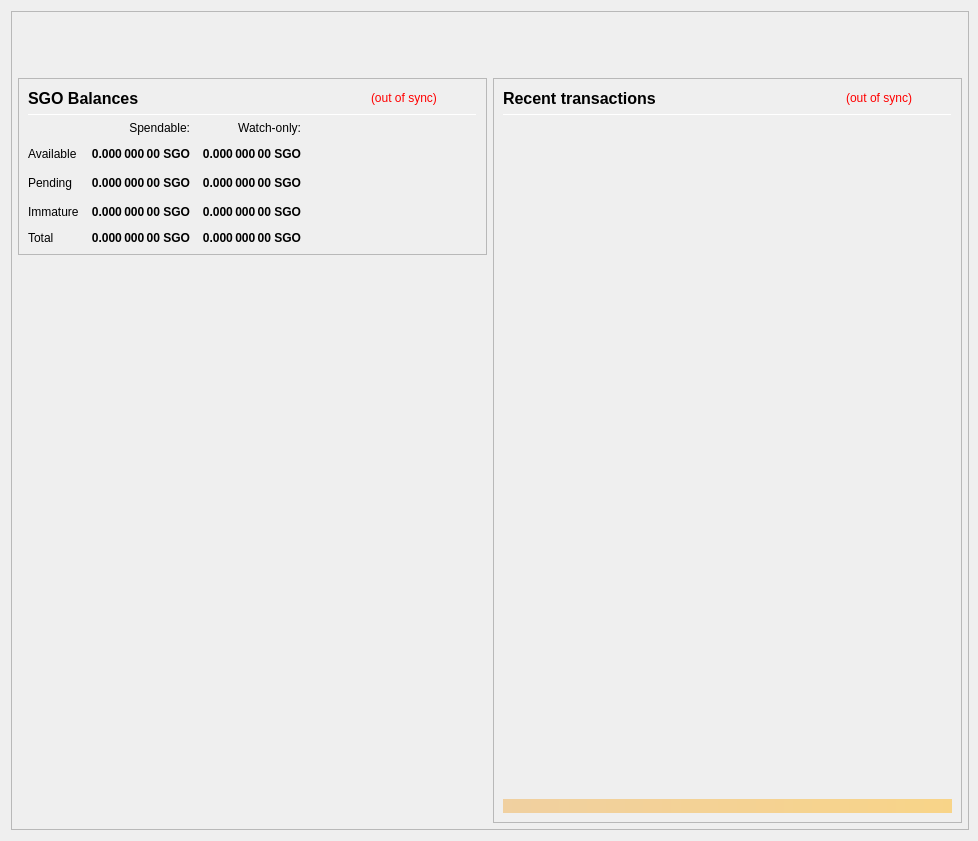
<?xml version="1.0" encoding="UTF-8"?>
<ui version="4.0">
 <class>OverviewPage</class>
 <widget class="QWidget" name="OverviewPage">
  <property name="geometry">
   <rect>
    <x>0</x>
    <y>0</y>
    <width>978</width>
    <height>841</height>
   </rect>
  </property>
  <property name="minimumSize">
   <size>
    <width>960</width>
    <height>682</height>
   </size>
  </property>
  <property name="font">
   <font>
    <weight>50</weight>
    <bold>false</bold>
   </font>
  </property>
  <property name="windowTitle">
   <string>Form</string>
  </property>
  <layout class="QVBoxLayout" name="topLayout" stretch="0">
   <property name="rightMargin">
    <number>9</number>
   </property>
   <item>
    <widget class="QFrame" name="frame_BG">
     <property name="minimumSize">
      <size>
       <width>850</width>
       <height>610</height>
      </size>
     </property>
     <property name="maximumSize">
      <size>
       <width>16777215</width>
       <height>16777215</height>
      </size>
     </property>
     <property name="frameShape">
      <enum>QFrame::StyledPanel</enum>
     </property>
     <property name="frameShadow">
      <enum>QFrame::Raised</enum>
     </property>
     <layout class="QVBoxLayout" name="verticalLayout_3" stretch="0">
      <property name="leftMargin">
       <number>0</number>
      </property>
      <property name="topMargin">
       <number>0</number>
      </property>
      <property name="rightMargin">
       <number>0</number>
      </property>
      <property name="bottomMargin">
       <number>6</number>
      </property>
      <item>
       <layout class="QVBoxLayout" name="verticalLayout_Master" stretch="0,1">
        <property name="leftMargin">
         <number>0</number>
        </property>
        <property name="topMargin">
         <number>0</number>
        </property>
        <property name="rightMargin">
         <number>0</number>
        </property>
        <property name="bottomMargin">
         <number>0</number>
        </property>
        <item>
         <widget class="QFrame" name="frame_Header">
          <layout class="QVBoxLayout" name="verticalLayout_Header" stretch="0">
           <property name="leftMargin">
            <number>0</number>
           </property>
           <property name="topMargin">
            <number>0</number>
           </property>
           <property name="rightMargin">
            <number>0</number>
           </property>
           <property name="bottomMargin">
            <number>0</number>
           </property>
           <item>
            <layout class="QHBoxLayout" name="horizontalLayout_Header" stretch="1,0">
             <property name="spacing">
              <number>6</number>
             </property>
             <item>
              <spacer name="horizontalSpacer_Header">
               <property name="orientation">
                <enum>Qt::Horizontal</enum>
               </property>
               <property name="sizeHint" stdset="0">
                <size>
                 <width>40</width>
                 <height>20</height>
                </size>
               </property>
              </spacer>
             </item>
             <item>
              <widget class="QLabel" name="labelOverviewHeaderRight">
               <property name="minimumSize">
                <size>
                 <width>464</width>
                 <height>60</height>
                </size>
               </property>
               <property name="maximumSize">
                <size>
                 <width>16777215</width>
                 <height>60</height>
                </size>
               </property>
               <property name="font">
                <font>
                 <pointsize>14</pointsize>
                </font>
               </property>
               <property name="text">
                <string/>
               </property>
               <property name="alignment">
                <set>Qt::AlignRight|Qt::AlignTrailing|Qt::AlignVCenter</set>
               </property>
              </widget>
             </item>
            </layout>
           </item>
          </layout>
         </widget>
        </item>
        <item>
         <widget class="QFrame" name="frame_Content">
          <layout class="QVBoxLayout" name="verticalLayout_Content">
           <property name="leftMargin">
            <number>6</number>
           </property>
           <property name="topMargin">
            <number>0</number>
           </property>
           <property name="rightMargin">
            <number>6</number>
           </property>
           <property name="bottomMargin">
            <number>0</number>
           </property>
           <item>
            <layout class="QHBoxLayout" name="horizontalLayout_Content" stretch="1,1">
             <property name="spacing">
              <number>6</number>
             </property>
             <item>
              <layout class="QVBoxLayout" name="verticalLayout_left" stretch="0,0">
               <item>
                <widget class="QFrame" name="frameBalances">
                 <property name="frameShape">
                  <enum>QFrame::StyledPanel</enum>
                 </property>
                 <property name="frameShadow">
                  <enum>QFrame::Raised</enum>
                 </property>
                 <layout class="QVBoxLayout" name="verticalLayout_4">
                  <item>
                   <layout class="QHBoxLayout" name="hlBalancesHeader" stretch="2,0,0">
                    <property name="spacing">
                     <number>6</number>
                    </property>
                    <item>
                     <widget class="QLabel" name="labelBalances">
                      <property name="minimumSize">
                       <size>
                        <width>0</width>
                        <height>0</height>
                       </size>
                      </property>
                      <property name="font">
                       <font>
                        <pointsize>12</pointsize>
                        <weight>75</weight>
                        <bold>true</bold>
                       </font>
                      </property>
                      <property name="text">
                       <string>SGO Balances</string>
                      </property>
                     </widget>
                    </item>
                    <item>
                     <widget class="QLabel" name="labelWalletStatus">
                      <property name="cursor">
                       <cursorShape>WhatsThisCursor</cursorShape>
                      </property>
                      <property name="toolTip">
                       <string>The displayed information may be out of date. Your wallet automatically synchronizes with the Segreto network after a connection is established, but this process has not completed yet.</string>
                      </property>
                      <property name="styleSheet">
                       <string notr="true">QLabel { color: red; }</string>
                      </property>
                      <property name="text">
                       <string notr="true">(out of sync)</string>
                      </property>
                      <property name="alignment">
                       <set>Qt::AlignLeading|Qt::AlignLeft|Qt::AlignVCenter</set>
                      </property>
                     </widget>
                    </item>
                    <item>
                     <spacer name="hsBalancesHeader">
                      <property name="orientation">
                       <enum>Qt::Horizontal</enum>
                      </property>
                      <property name="sizeHint" stdset="0">
                       <size>
                        <width>40</width>
                        <height>20</height>
                       </size>
                      </property>
                     </spacer>
                    </item>
                   </layout>
                  </item>
                  <item>
                   <widget class="Line" name="lineBalances">
                    <property name="minimumSize">
                     <size>
                      <width>0</width>
                      <height>1</height>
                     </size>
                    </property>
                    <property name="maximumSize">
                     <size>
                      <width>16777215</width>
                      <height>1</height>
                     </size>
                    </property>
                    <property name="orientation">
                     <enum>Qt::Horizontal</enum>
                    </property>
                   </widget>
                  </item>
                  <item>
                   <layout class="QGridLayout" name="gridLayout">
                    <property name="spacing">
                     <number>12</number>
                    </property>
                    <item row="2" column="2">
                     <widget class="QLabel" name="labelWatchPending">
                      <property name="font">
                       <font>
                        <weight>75</weight>
                        <bold>true</bold>
                       </font>
                      </property>
                      <property name="cursor">
                       <cursorShape>ArrowCursor</cursorShape>
                      </property>
                      <property name="toolTip">
                       <string>Unconfirmed transactions to watch-only addresses</string>
                      </property>
                      <property name="text">
                       <string notr="true">0.000 000 00 SGO</string>
                      </property>
                      <property name="alignment">
                       <set>Qt::AlignRight|Qt::AlignTrailing|Qt::AlignVCenter</set>
                      </property>
                      <property name="textInteractionFlags">
                       <set>Qt::NoTextInteraction</set>
                      </property>
                     </widget>
                    </item>
                    <item row="2" column="1">
                     <widget class="QLabel" name="labelUnconfirmed">
                      <property name="font">
                       <font>
                        <weight>75</weight>
                        <bold>true</bold>
                       </font>
                      </property>
                      <property name="cursor">
                       <cursorShape>ArrowCursor</cursorShape>
                      </property>
                      <property name="toolTip">
                       <string>Total of transactions that have yet to be confirmed, and do not yet count toward the spendable balance</string>
                      </property>
                      <property name="text">
                       <string notr="true">0.000 000 00 SGO</string>
                      </property>
                      <property name="alignment">
                       <set>Qt::AlignRight|Qt::AlignTrailing|Qt::AlignVCenter</set>
                      </property>
                      <property name="textInteractionFlags">
                       <set>Qt::NoTextInteraction</set>
                      </property>
                     </widget>
                    </item>
                    <item row="3" column="2">
                     <widget class="QLabel" name="labelWatchImmature">
                      <property name="font">
                       <font>
                        <weight>75</weight>
                        <bold>true</bold>
                       </font>
                      </property>
                      <property name="cursor">
                       <cursorShape>ArrowCursor</cursorShape>
                      </property>
                      <property name="toolTip">
                       <string>Staked or masternode rewards in watch-only addresses that has not yet matured</string>
                      </property>
                      <property name="text">
                       <string notr="true">0.000 000 00 SGO</string>
                      </property>
                      <property name="alignment">
                       <set>Qt::AlignRight|Qt::AlignTrailing|Qt::AlignVCenter</set>
                      </property>
                      <property name="textInteractionFlags">
                       <set>Qt::NoTextInteraction</set>
                      </property>
                     </widget>
                    </item>
                    <item row="4" column="0">
                     <widget class="QLabel" name="labelTotalText">
                      <property name="text">
                       <string>Total</string>
                      </property>
                      <property name="textInteractionFlags">
                       <set>Qt::NoTextInteraction</set>
                      </property>
                     </widget>
                    </item>
                    <item row="3" column="1">
                     <widget class="QLabel" name="labelImmature">
                      <property name="font">
                       <font>
                        <weight>75</weight>
                        <bold>true</bold>
                       </font>
                      </property>
                      <property name="cursor">
                       <cursorShape>ArrowCursor</cursorShape>
                      </property>
                      <property name="toolTip">
                       <string>Staked or masternode rewards that has not yet matured</string>
                      </property>
                      <property name="text">
                       <string notr="true">0.000 000 00 SGO</string>
                      </property>
                      <property name="alignment">
                       <set>Qt::AlignRight|Qt::AlignTrailing|Qt::AlignVCenter</set>
                      </property>
                      <property name="textInteractionFlags">
                       <set>Qt::NoTextInteraction</set>
                      </property>
                     </widget>
                    </item>
                    <item row="2" column="3">
                     <spacer name="hsBalances">
                      <property name="orientation">
                       <enum>Qt::Horizontal</enum>
                      </property>
                      <property name="sizeHint" stdset="0">
                       <size>
                        <width>40</width>
                        <height>20</height>
                       </size>
                      </property>
                     </spacer>
                    </item>
                    <item row="3" column="0">
                     <widget class="QLabel" name="labelImmatureText">
                      <property name="text">
                       <string>Immature</string>
                      </property>
                      <property name="textInteractionFlags">
                       <set>Qt::NoTextInteraction</set>
                      </property>
                     </widget>
                    </item>
                    <item row="4" column="1">
                     <widget class="QLabel" name="labelTotal">
                      <property name="font">
                       <font>
                        <weight>75</weight>
                        <bold>true</bold>
                       </font>
                      </property>
                      <property name="cursor">
                       <cursorShape>ArrowCursor</cursorShape>
                      </property>
                      <property name="toolTip">
                       <string>Your current total balance</string>
                      </property>
                      <property name="text">
                       <string notr="true">0.000 000 00 SGO</string>
                      </property>
                      <property name="alignment">
                       <set>Qt::AlignRight|Qt::AlignTrailing|Qt::AlignVCenter</set>
                      </property>
                      <property name="textInteractionFlags">
                       <set>Qt::NoTextInteraction</set>
                      </property>
                     </widget>
                    </item>
                    <item row="4" column="2">
                     <widget class="QLabel" name="labelWatchTotal">
                      <property name="font">
                       <font>
                        <weight>75</weight>
                        <bold>true</bold>
                       </font>
                      </property>
                      <property name="cursor">
                       <cursorShape>ArrowCursor</cursorShape>
                      </property>
                      <property name="toolTip">
                       <string>Current total balance in watch-only addresses</string>
                      </property>
                      <property name="text">
                       <string notr="true">0.000 000 00 SGO</string>
                      </property>
                      <property name="alignment">
                       <set>Qt::AlignRight|Qt::AlignTrailing|Qt::AlignVCenter</set>
                      </property>
                      <property name="textInteractionFlags">
                       <set>Qt::NoTextInteraction</set>
                      </property>
                     </widget>
                    </item>
                    <item row="0" column="2">
                     <widget class="QLabel" name="labelWatchonly">
                      <property name="text">
                       <string>Watch-only:</string>
                      </property>
                      <property name="alignment">
                       <set>Qt::AlignRight|Qt::AlignTrailing|Qt::AlignVCenter</set>
                      </property>
                     </widget>
                    </item>
                    <item row="1" column="0">
                     <widget class="QLabel" name="labelBalanceText">
                      <property name="text">
                       <string>Available</string>
                      </property>
                      <property name="textInteractionFlags">
                       <set>Qt::NoTextInteraction</set>
                      </property>
                     </widget>
                    </item>
                    <item row="1" column="1">
                     <widget class="QLabel" name="labelBalance">
                      <property name="font">
                       <font>
                        <weight>75</weight>
                        <bold>true</bold>
                       </font>
                      </property>
                      <property name="cursor">
                       <cursorShape>ArrowCursor</cursorShape>
                      </property>
                      <property name="toolTip">
                       <string>Your current spendable balance</string>
                      </property>
                      <property name="text">
                       <string notr="true">0.000 000 00 SGO</string>
                      </property>
                      <property name="alignment">
                       <set>Qt::AlignRight|Qt::AlignTrailing|Qt::AlignVCenter</set>
                      </property>
                      <property name="textInteractionFlags">
                       <set>Qt::NoTextInteraction</set>
                      </property>
                     </widget>
                    </item>
                    <item row="1" column="2">
                     <widget class="QLabel" name="labelWatchAvailable">
                      <property name="font">
                       <font>
                        <weight>75</weight>
                        <bold>true</bold>
                       </font>
                      </property>
                      <property name="cursor">
                       <cursorShape>ArrowCursor</cursorShape>
                      </property>
                      <property name="toolTip">
                       <string>Your current balance in watch-only addresses</string>
                      </property>
                      <property name="text">
                       <string notr="true">0.000 000 00 SGO</string>
                      </property>
                      <property name="alignment">
                       <set>Qt::AlignRight|Qt::AlignTrailing|Qt::AlignVCenter</set>
                      </property>
                      <property name="textInteractionFlags">
                       <set>Qt::NoTextInteraction</set>
                      </property>
                     </widget>
                    </item>
                    <item row="2" column="0">
                     <widget class="QLabel" name="labelPendingText">
                      <property name="text">
                       <string>Pending</string>
                      </property>
                      <property name="textInteractionFlags">
                       <set>Qt::NoTextInteraction</set>
                      </property>
                     </widget>
                    </item>
                    <item row="0" column="1">
                     <widget class="QLabel" name="labelSpendable">
                      <property name="text">
                       <string>Spendable:</string>
                      </property>
                      <property name="alignment">
                       <set>Qt::AlignRight|Qt::AlignTrailing|Qt::AlignVCenter</set>
                      </property>
                     </widget>
                    </item>
                   </layout>
                  </item>
                 </layout>
                </widget>
               </item>
               <item>
                <spacer name="verticalSpacer">
                 <property name="orientation">
                  <enum>Qt::Vertical</enum>
                 </property>
                 <property name="sizeHint" stdset="0">
                  <size>
                   <width>20</width>
                   <height>40</height>
                  </size>
                 </property>
                </spacer>
               </item>
              </layout>
             </item>
             <item>
              <layout class="QVBoxLayout" name="verticalLayout_right" stretch="1">
               <item>
                <widget class="QFrame" name="frame_RecentTransactions">
                 <property name="minimumSize">
                  <size>
                   <width>0</width>
                   <height>0</height>
                  </size>
                 </property>
                 <property name="frameShape">
                  <enum>QFrame::StyledPanel</enum>
                 </property>
                 <property name="frameShadow">
                  <enum>QFrame::Raised</enum>
                 </property>
                 <layout class="QVBoxLayout" name="verticalLayout_1" stretch="0,0,0,0,0">
                  <item>
                   <layout class="QHBoxLayout" name="horizontalLayout_2" stretch="2,0,0">
                    <property name="spacing">
                     <number>3</number>
                    </property>
                    <item>
                     <widget class="QLabel" name="label_4">
                      <property name="minimumSize">
                       <size>
                        <width>0</width>
                        <height>20</height>
                       </size>
                      </property>
                      <property name="font">
                       <font>
                        <pointsize>12</pointsize>
                        <weight>75</weight>
                        <bold>true</bold>
                       </font>
                      </property>
                      <property name="text">
                       <string>Recent transactions</string>
                      </property>
                     </widget>
                    </item>
                    <item>
                     <widget class="QLabel" name="labelTransactionsStatus">
                      <property name="cursor">
                       <cursorShape>WhatsThisCursor</cursorShape>
                      </property>
                      <property name="toolTip">
                       <string>The displayed information may be out of date. Your wallet automatically synchronizes with the Segreto network after a connection is established, but this process has not completed yet.</string>
                      </property>
                      <property name="styleSheet">
                       <string notr="true">QLabel { color: red; }</string>
                      </property>
                      <property name="text">
                       <string notr="true">(out of sync)</string>
                      </property>
                      <property name="alignment">
                       <set>Qt::AlignRight|Qt::AlignTrailing|Qt::AlignVCenter</set>
                      </property>
                     </widget>
                    </item>
                    <item>
                     <spacer name="horizontalSpacer">
                      <property name="orientation">
                       <enum>Qt::Horizontal</enum>
                      </property>
                      <property name="sizeHint" stdset="0">
                       <size>
                        <width>40</width>
                        <height>20</height>
                       </size>
                      </property>
                     </spacer>
                    </item>
                   </layout>
                  </item>
                  <item>
                   <widget class="Line" name="line">
                    <property name="minimumSize">
                     <size>
                      <width>0</width>
                      <height>1</height>
                     </size>
                    </property>
                    <property name="maximumSize">
                     <size>
                      <width>16777215</width>
                      <height>1</height>
                     </size>
                    </property>
                    <property name="orientation">
                     <enum>Qt::Horizontal</enum>
                    </property>
                   </widget>
                  </item>
                  <item>
                   <widget class="QListView" name="listTransactions">
                    <property name="minimumSize">
                     <size>
                      <width>0</width>
                      <height>0</height>
                     </size>
                    </property>
                    <property name="styleSheet">
                     <string notr="true">QListView { background: transparent; }</string>
                    </property>
                    <property name="frameShape">
                     <enum>QFrame::NoFrame</enum>
                    </property>
                    <property name="verticalScrollBarPolicy">
                     <enum>Qt::ScrollBarAlwaysOff</enum>
                    </property>
                    <property name="horizontalScrollBarPolicy">
                     <enum>Qt::ScrollBarAlwaysOff</enum>
                    </property>
                    <property name="selectionMode">
                     <enum>QAbstractItemView::NoSelection</enum>
                    </property>
                   </widget>
                  </item>
                  <item>
                   <spacer name="verticalSpacer_2">
                    <property name="orientation">
                     <enum>Qt::Vertical</enum>
                    </property>
                    <property name="sizeType">
                     <enum>QSizePolicy::Expanding</enum>
                    </property>
                    <property name="sizeHint" stdset="0">
                     <size>
                      <width>20</width>
                      <height>40</height>
                     </size>
                    </property>
                   </spacer>
                  </item>
                  <item>
                   <widget class="QLabel" name="labelAlerts">
                    <property name="maximumSize">
                     <size>
                      <width>16777215</width>
                      <height>16777215</height>
                     </size>
                    </property>
                    <property name="styleSheet">
                     <string notr="true">background-color: qlineargradient(x1: 0, y1: 0, x2: 1, y2: 0, stop:0 #F0D0A0, stop:1 #F8D488); color:#000000;</string>
                    </property>
                    <property name="text">
                     <string/>
                    </property>
                    <property name="wordWrap">
                     <bool>true</bool>
                    </property>
                    <property name="margin">
                     <number>3</number>
                    </property>
                   </widget>
                  </item>
                 </layout>
                </widget>
               </item>
              </layout>
             </item>
            </layout>
           </item>
          </layout>
         </widget>
        </item>
       </layout>
      </item>
     </layout>
    </widget>
   </item>
  </layout>
 </widget>
 <resources/>
 <connections/>
</ui>
